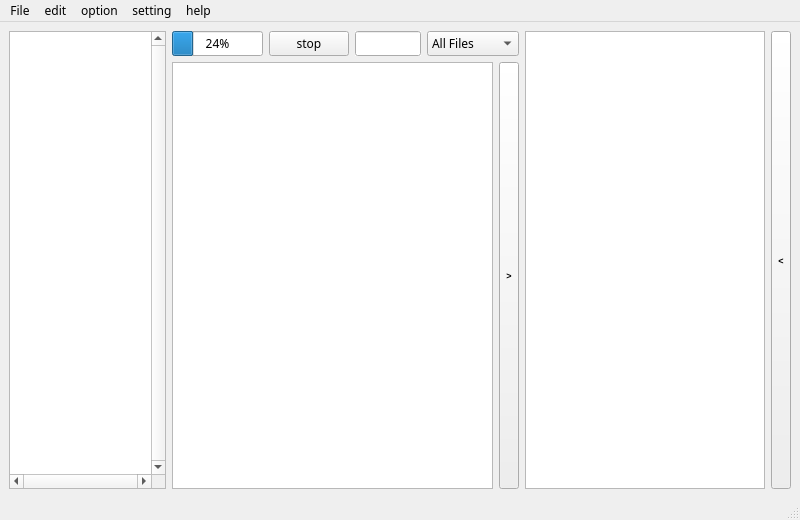
<?xml version="1.0" encoding="UTF-8"?>
<ui version="4.0">
 <class>main</class>
 <widget class="QMainWindow" name="main">
  <property name="enabled">
   <bool>true</bool>
  </property>
  <property name="geometry">
   <rect>
    <x>0</x>
    <y>0</y>
    <width>800</width>
    <height>520</height>
   </rect>
  </property>
  <property name="sizePolicy">
   <sizepolicy hsizetype="Preferred" vsizetype="Preferred">
    <horstretch>0</horstretch>
    <verstretch>0</verstretch>
   </sizepolicy>
  </property>
  <property name="minimumSize">
   <size>
    <width>720</width>
    <height>480</height>
   </size>
  </property>
  <property name="maximumSize">
   <size>
    <width>16777215</width>
    <height>16777215</height>
   </size>
  </property>
  <property name="font">
   <font>
    <family>Microsoft JhengHei</family>
   </font>
  </property>
  <property name="windowTitle">
   <string>FileSearcher</string>
  </property>
  <property name="windowIcon">
   <iconset resource="resource.qrc">
    <normaloff>:/file/images/logo.png</normaloff>:/file/images/logo.png</iconset>
  </property>
  <widget class="QWidget" name="centralWidget">
   <layout class="QHBoxLayout" name="horizontalLayout_3">
    <item>
     <widget class="QTreeView" name="tree">
      <property name="maximumSize">
       <size>
        <width>200</width>
        <height>16777215</height>
       </size>
      </property>
      <property name="font">
       <font>
        <family>Microsoft JhengHei</family>
        <pointsize>9</pointsize>
       </font>
      </property>
      <property name="contextMenuPolicy">
       <enum>Qt::CustomContextMenu</enum>
      </property>
      <property name="acceptDrops">
       <bool>false</bool>
      </property>
      <property name="statusTip">
       <string>the file system tree</string>
      </property>
      <property name="verticalScrollBarPolicy">
       <enum>Qt::ScrollBarAlwaysOn</enum>
      </property>
      <property name="horizontalScrollBarPolicy">
       <enum>Qt::ScrollBarAlwaysOn</enum>
      </property>
      <property name="dragEnabled">
       <bool>true</bool>
      </property>
      <property name="dragDropOverwriteMode">
       <bool>false</bool>
      </property>
      <property name="dragDropMode">
       <enum>QAbstractItemView::DragDrop</enum>
      </property>
      <property name="defaultDropAction">
       <enum>Qt::MoveAction</enum>
      </property>
      <property name="horizontalScrollMode">
       <enum>QAbstractItemView::ScrollPerItem</enum>
      </property>
      <property name="indentation">
       <number>10</number>
      </property>
      <property name="expandsOnDoubleClick">
       <bool>false</bool>
      </property>
     </widget>
    </item>
    <item>
     <layout class="QVBoxLayout" name="verticalLayout">
      <item>
       <layout class="QHBoxLayout" name="horizontalLayout">
        <item>
         <widget class="QProgressBar" name="progressBar">
          <property name="value">
           <number>24</number>
          </property>
         </widget>
        </item>
        <item>
         <widget class="QPushButton" name="stop">
          <property name="text">
           <string>stop</string>
          </property>
         </widget>
        </item>
        <item>
         <widget class="QLineEdit" name="searchedit">
          <property name="sizePolicy">
           <sizepolicy hsizetype="Expanding" vsizetype="Preferred">
            <horstretch>0</horstretch>
            <verstretch>0</verstretch>
           </sizepolicy>
          </property>
          <property name="minimumSize">
           <size>
            <width>0</width>
            <height>24</height>
           </size>
          </property>
          <property name="maximumSize">
           <size>
            <width>16777215</width>
            <height>16777215</height>
           </size>
          </property>
          <property name="font">
           <font>
            <family>Microsoft New Tai Lue</family>
           </font>
          </property>
          <property name="acceptDrops">
           <bool>false</bool>
          </property>
          <property name="autoFillBackground">
           <bool>true</bool>
          </property>
          <property name="text">
           <string/>
          </property>
         </widget>
        </item>
        <item>
         <widget class="QComboBox" name="classlist">
          <property name="font">
           <font>
            <family>Microsoft JhengHei</family>
            <pointsize>9</pointsize>
           </font>
          </property>
          <item>
           <property name="text">
            <string>All Files</string>
           </property>
           <property name="icon">
            <iconset resource="resource.qrc">
             <normaloff>:/file/images/folder.png</normaloff>:/file/images/folder.png</iconset>
           </property>
          </item>
          <item>
           <property name="text">
            <string>Document</string>
           </property>
           <property name="icon">
            <iconset resource="resource.qrc">
             <normaloff>:/file/images/doc.png</normaloff>:/file/images/doc.png</iconset>
           </property>
          </item>
          <item>
           <property name="text">
            <string>Music</string>
           </property>
           <property name="icon">
            <iconset resource="resource.qrc">
             <normaloff>:/file/images/music.png</normaloff>:/file/images/music.png</iconset>
           </property>
          </item>
          <item>
           <property name="text">
            <string>Picture</string>
           </property>
           <property name="icon">
            <iconset resource="resource.qrc">
             <normaloff>:/file/images/picture.png</normaloff>:/file/images/picture.png</iconset>
           </property>
          </item>
          <item>
           <property name="text">
            <string>Video</string>
           </property>
           <property name="icon">
            <iconset resource="resource.qrc">
             <normaloff>:/file/images/video.png</normaloff>:/file/images/video.png</iconset>
           </property>
          </item>
          <item>
           <property name="text">
            <string>Application</string>
           </property>
           <property name="icon">
            <iconset resource="resource.qrc">
             <normaloff>:/file/images/setting.png</normaloff>:/file/images/setting.png</iconset>
           </property>
          </item>
          <item>
           <property name="text">
            <string>Others</string>
           </property>
           <property name="icon">
            <iconset resource="resource.qrc">
             <normaloff>:/file/images/andoc.png</normaloff>:/file/images/andoc.png</iconset>
           </property>
          </item>
         </widget>
        </item>
       </layout>
      </item>
      <item>
       <layout class="QHBoxLayout" name="horizontalLayout_2">
        <item>
         <widget class="QTableView" name="fileinfo">
          <property name="sizePolicy">
           <sizepolicy hsizetype="Expanding" vsizetype="Expanding">
            <horstretch>0</horstretch>
            <verstretch>0</verstretch>
           </sizepolicy>
          </property>
          <property name="minimumSize">
           <size>
            <width>0</width>
            <height>0</height>
           </size>
          </property>
          <property name="font">
           <font>
            <family>Microsoft JhengHei</family>
            <pointsize>9</pointsize>
           </font>
          </property>
          <property name="contextMenuPolicy">
           <enum>Qt::CustomContextMenu</enum>
          </property>
          <property name="acceptDrops">
           <bool>false</bool>
          </property>
          <property name="verticalScrollBarPolicy">
           <enum>Qt::ScrollBarAsNeeded</enum>
          </property>
          <property name="horizontalScrollBarPolicy">
           <enum>Qt::ScrollBarAsNeeded</enum>
          </property>
          <property name="autoScroll">
           <bool>false</bool>
          </property>
          <property name="autoScrollMargin">
           <number>10</number>
          </property>
          <property name="dragEnabled">
           <bool>true</bool>
          </property>
          <property name="dragDropOverwriteMode">
           <bool>false</bool>
          </property>
          <property name="dragDropMode">
           <enum>QAbstractItemView::DragDrop</enum>
          </property>
          <property name="defaultDropAction">
           <enum>Qt::MoveAction</enum>
          </property>
          <property name="alternatingRowColors">
           <bool>true</bool>
          </property>
          <property name="showGrid">
           <bool>false</bool>
          </property>
          <property name="gridStyle">
           <enum>Qt::NoPen</enum>
          </property>
          <property name="sortingEnabled">
           <bool>true</bool>
          </property>
          <attribute name="verticalHeaderVisible">
           <bool>false</bool>
          </attribute>
         </widget>
        </item>
        <item>
         <widget class="QToolButton" name="stretch">
          <property name="sizePolicy">
           <sizepolicy hsizetype="Minimum" vsizetype="Preferred">
            <horstretch>0</horstretch>
            <verstretch>0</verstretch>
           </sizepolicy>
          </property>
          <property name="minimumSize">
           <size>
            <width>6</width>
            <height>0</height>
           </size>
          </property>
          <property name="font">
           <font>
            <family>Arial</family>
            <pointsize>7</pointsize>
            <weight>75</weight>
            <bold>true</bold>
           </font>
          </property>
          <property name="text">
           <string>&gt;</string>
          </property>
          <property name="toolButtonStyle">
           <enum>Qt::ToolButtonTextOnly</enum>
          </property>
         </widget>
        </item>
       </layout>
      </item>
     </layout>
    </item>
    <item>
     <widget class="QTextEdit" name="textdetail">
      <property name="sizePolicy">
       <sizepolicy hsizetype="Minimum" vsizetype="Preferred">
        <horstretch>0</horstretch>
        <verstretch>0</verstretch>
       </sizepolicy>
      </property>
      <property name="minimumSize">
       <size>
        <width>0</width>
        <height>0</height>
       </size>
      </property>
      <property name="maximumSize">
       <size>
        <width>240</width>
        <height>16777215</height>
       </size>
      </property>
      <property name="font">
       <font>
        <family>Microsoft JhengHei</family>
        <pointsize>9</pointsize>
       </font>
      </property>
      <property name="statusTip">
       <string>give a stretch of the file</string>
      </property>
      <property name="autoFillBackground">
       <bool>true</bool>
      </property>
      <property name="verticalScrollBarPolicy">
       <enum>Qt::ScrollBarAlwaysOff</enum>
      </property>
      <property name="horizontalScrollBarPolicy">
       <enum>Qt::ScrollBarAlwaysOff</enum>
      </property>
      <property name="lineWrapMode">
       <enum>QTextEdit::WidgetWidth</enum>
      </property>
      <property name="textInteractionFlags">
       <set>Qt::TextSelectableByMouse</set>
      </property>
     </widget>
    </item>
    <item>
     <widget class="QToolButton" name="collapse">
      <property name="sizePolicy">
       <sizepolicy hsizetype="Fixed" vsizetype="Preferred">
        <horstretch>0</horstretch>
        <verstretch>0</verstretch>
       </sizepolicy>
      </property>
      <property name="font">
       <font>
        <family>Arial</family>
        <pointsize>7</pointsize>
        <weight>75</weight>
        <bold>true</bold>
       </font>
      </property>
      <property name="text">
       <string>&lt;</string>
      </property>
     </widget>
    </item>
   </layout>
  </widget>
  <widget class="QMenuBar" name="menuBar">
   <property name="geometry">
    <rect>
     <x>0</x>
     <y>0</y>
     <width>800</width>
     <height>23</height>
    </rect>
   </property>
   <widget class="QMenu" name="menu">
    <property name="title">
     <string>File</string>
    </property>
    <addaction name="separator"/>
    <addaction name="m_new_index"/>
    <addaction name="m_update"/>
    <addaction name="separator"/>
    <addaction name="m_exit"/>
   </widget>
   <widget class="QMenu" name="menu_3">
    <property name="title">
     <string>edit</string>
    </property>
    <addaction name="m_cut"/>
    <addaction name="m_copy"/>
    <addaction name="m_paste"/>
    <addaction name="m_all"/>
   </widget>
   <widget class="QMenu" name="menu_2">
    <property name="title">
     <string>option</string>
    </property>
    <addaction name="m_normal_mode"/>
    <addaction name="m_matchall"/>
    <addaction name="m_wildcard"/>
    <addaction name="m_regex"/>
    <addaction name="separator"/>
    <addaction name="m_case_sensitive"/>
   </widget>
   <widget class="QMenu" name="menu_4">
    <property name="title">
     <string>help</string>
    </property>
    <addaction name="m_help"/>
    <addaction name="m_about"/>
   </widget>
   <widget class="QMenu" name="menuSetting">
    <property name="title">
     <string>setting</string>
    </property>
    <widget class="QMenu" name="menuLanguage">
     <property name="title">
      <string>language</string>
     </property>
     <addaction name="m_English"/>
     <addaction name="m_Chinese"/>
    </widget>
    <widget class="QMenu" name="menuAssign_directory">
     <property name="title">
      <string>assign directory</string>
     </property>
     <addaction name="m_all_volume"/>
     <addaction name="m_select_directory"/>
    </widget>
    <addaction name="menuLanguage"/>
    <addaction name="menuAssign_directory"/>
    <addaction name="m_style"/>
   </widget>
   <addaction name="menu"/>
   <addaction name="menu_3"/>
   <addaction name="menu_2"/>
   <addaction name="menuSetting"/>
   <addaction name="menu_4"/>
  </widget>
  <widget class="QStatusBar" name="statusBar"/>
  <action name="m_new_index">
   <property name="text">
    <string>new index</string>
   </property>
   <property name="statusTip">
    <string>create a new index</string>
   </property>
   <property name="whatsThis">
    <string/>
   </property>
   <property name="shortcut">
    <string>Ctrl+N</string>
   </property>
  </action>
  <action name="m_update">
   <property name="text">
    <string>update index</string>
   </property>
   <property name="statusTip">
    <string>update the index,if you have a index already,it is much faster</string>
   </property>
   <property name="shortcut">
    <string>Ctrl+U</string>
   </property>
  </action>
  <action name="m_cut">
   <property name="checkable">
    <bool>true</bool>
   </property>
   <property name="text">
    <string>cut</string>
   </property>
   <property name="statusTip">
    <string>cut</string>
   </property>
   <property name="shortcut">
    <string>Ctrl+X</string>
   </property>
  </action>
  <action name="m_copy">
   <property name="text">
    <string>copy</string>
   </property>
   <property name="statusTip">
    <string>copy</string>
   </property>
   <property name="shortcut">
    <string>Ctrl+C</string>
   </property>
  </action>
  <action name="m_paste">
   <property name="checkable">
    <bool>true</bool>
   </property>
   <property name="text">
    <string>paste</string>
   </property>
   <property name="statusTip">
    <string>paste</string>
   </property>
   <property name="shortcut">
    <string>Ctrl+V</string>
   </property>
  </action>
  <action name="m_all">
   <property name="text">
    <string>select all</string>
   </property>
   <property name="statusTip">
    <string>select all</string>
   </property>
   <property name="shortcut">
    <string>Ctrl+A</string>
   </property>
  </action>
  <action name="m_set">
   <property name="text">
    <string>setting</string>
   </property>
  </action>
  <action name="m_help">
   <property name="text">
    <string>help</string>
   </property>
   <property name="shortcut">
    <string>F1</string>
   </property>
  </action>
  <action name="m_about">
   <property name="text">
    <string>about...</string>
   </property>
  </action>
  <action name="m_matchall">
   <property name="checkable">
    <bool>true</bool>
   </property>
   <property name="enabled">
    <bool>true</bool>
   </property>
   <property name="text">
    <string>match whole word</string>
   </property>
   <property name="statusTip">
    <string>just match the whole word</string>
   </property>
  </action>
  <action name="m_wildcard">
   <property name="checkable">
    <bool>true</bool>
   </property>
   <property name="enabled">
    <bool>true</bool>
   </property>
   <property name="text">
    <string>use wildcard</string>
   </property>
   <property name="statusTip">
    <string>match directory when search,is is closed by default</string>
   </property>
  </action>
  <action name="m_case_sensitive">
   <property name="checkable">
    <bool>true</bool>
   </property>
   <property name="text">
    <string>case sensitive</string>
   </property>
   <property name="statusTip">
    <string>dont't ignore the case of the word,it is closed by default</string>
   </property>
  </action>
  <action name="m_export">
   <property name="text">
    <string>export...</string>
   </property>
  </action>
  <action name="m_exit">
   <property name="text">
    <string>exit...</string>
   </property>
   <property name="statusTip">
    <string>exit the application</string>
   </property>
   <property name="shortcut">
    <string>Esc</string>
   </property>
  </action>
  <action name="m_regex">
   <property name="checkable">
    <bool>true</bool>
   </property>
   <property name="text">
    <string>regex expression</string>
   </property>
   <property name="statusTip">
    <string>use the regular expression to search,it is closed by default</string>
   </property>
  </action>
  <action name="m_English">
   <property name="checkable">
    <bool>true</bool>
   </property>
   <property name="text">
    <string>English</string>
   </property>
  </action>
  <action name="m_Chinese">
   <property name="checkable">
    <bool>true</bool>
   </property>
   <property name="text">
    <string>中文-简体</string>
   </property>
  </action>
  <action name="m_normal_mode">
   <property name="checkable">
    <bool>true</bool>
   </property>
   <property name="checked">
    <bool>true</bool>
   </property>
   <property name="text">
    <string>normal mode</string>
   </property>
  </action>
  <action name="actionContact_us">
   <property name="text">
    <string>Contact us</string>
   </property>
  </action>
  <action name="m_all_volume">
   <property name="checkable">
    <bool>true</bool>
   </property>
   <property name="checked">
    <bool>true</bool>
   </property>
   <property name="text">
    <string>All Volume</string>
   </property>
  </action>
  <action name="m_select_directory">
   <property name="checkable">
    <bool>true</bool>
   </property>
   <property name="text">
    <string>Select...</string>
   </property>
  </action>
  <action name="m_style">
   <property name="text">
    <string>style</string>
   </property>
   <property name="toolTip">
    <string>choose style</string>
   </property>
  </action>
 </widget>
 <resources>
  <include location="resource.qrc"/>
 </resources>
 <connections/>
</ui>
